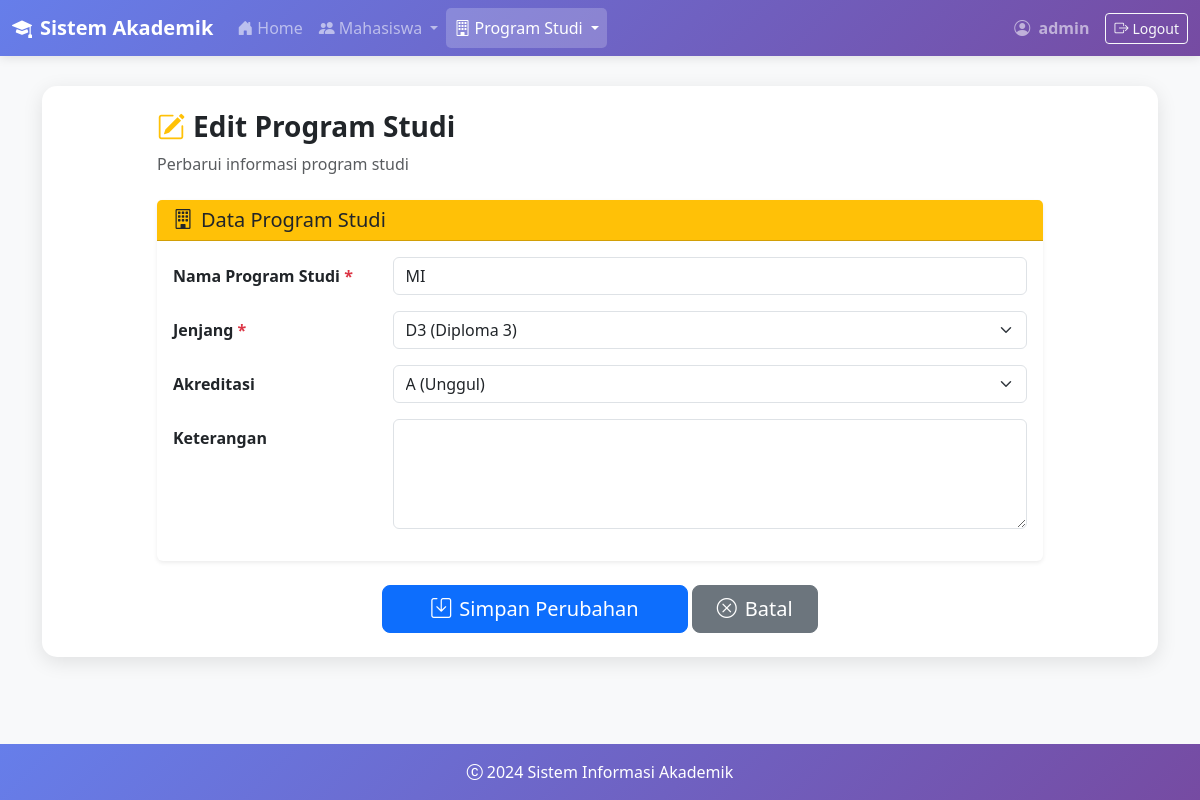
/index.php?p=editprodi&id=3 (signed in), run on the app's committed database.
### tables this page shows
CREATE TABLE `program_studi` (
  `id` int(11) NOT NULL,
  `nama_prodi` varchar(50) NOT NULL,
  `jenjang` enum('D2','D3','D4','S2') NOT NULL,
  `akreditasi` varchar(12) NOT NULL,
  `keterangan` text NOT NULL
);

### editprodi.php (the view, shortened to what this page needs)
<?php
$id = isset($_GET['id']) ? (int)$_GET['id'] : 0;
$edit = mysqli_query($db, "SELECT * FROM program_studi WHERE id = $id");
$data = mysqli_fetch_assoc($edit);
?>
<div class="row justify-content-center">
    <div class="col-lg-10">
        <?php if (!$data): ?>
            <div class="alert alert-warning">
                <i class="bi bi-exclamation-triangle me-2"></i>Data tidak ditemukan!
            </div>
            <div class="text-center">
                <a href="index.php?p=listprodi" class="btn btn-secondary">
                    <i class="bi bi-arrow-left me-2"></i>Kembali ke Daftar
                </a>
            </div>
        <?php else: ?>
            <div class="mb-4">
                <h3 class="fw-bold">
                    <i class="bi bi-pencil-square text-warning me-2"></i>Edit Program Studi
                </h3>
                <p class="text-muted">Perbarui informasi program studi</p>
            </div>
            <form method="POST" action="updateprodi.php" id="formEditProdi">
                <div class="card border-0 shadow-sm mb-4">
                    <div class="card-header bg-warning">
                        <h5 class="mb-0"><i class="bi bi-building me-2"></i>Data Program Studi</h5>
                    </div>
                    <div class="card-body">
                        <div class="row mb-3">
                            <label class="col-sm-3 col-form-label fw-semibold">
                                Nama Program Studi <span class="text-danger">*</span>
                            </label>
                            <div class="col-sm-9">
                                <input type="text" name="nama_prodi" class="form-control"
                                       value="<?php echo htmlspecialchars($data['nama_prodi']); ?>" required>
                            </div>
                        </div>
                        <div class="row mb-3">
                            <label class="col-sm-3 col-form-label fw-semibold">
                                Jenjang <span class="text-danger">*</span>
                            </label>
                            <div class="col-sm-9">
                                <select name="jenjang" class="form-select" required>
                                    <option value="D3" <?php echo ($data['jenjang'] == 'D3') ? 'selected' : ''; ?>>D3 (Diploma 3)</option>
                                </select>
                            </div>
                        </div>
                        <div class="row mb-3">
                            <label class="col-sm-3 col-form-label fw-semibold">
                                Akreditasi
                            </label>
                            <div class="col-sm-9">
                                <select name="akreditasi" class="form-select">
                                    <option value="A" <?php echo (isset($data['akreditasi']) && $data['akreditasi'] == 'A') ? 'selected' : ''; ?>>A (Unggul)</option>
                                </select>
                            </div>
                        </div>
                        <div class="row mb-3">
                            <label class="col-sm-3 col-form-label fw-semibold">
                                Keterangan
                            </label>
                            <div class="col-sm-9">
                                <textarea name="keterangan" rows="4" class="form-control"><?php
                                ?></textarea>
                            </div>
                        </div>
                    </div>
                </div>
                <div class="text-center">
                    <button type="submit" name="submit" class="btn btn-primary btn-lg px-5">
                        <i class="bi bi-save me-2"></i>Simpan Perubahan
                    </button>
                    <a href="index.php?p=listprodi" class="btn btn-secondary btn-lg px-4">
                        <i class="bi bi-x-circle me-2"></i>Batal
                    </a>
                </div>
            </form>
        <?php endif; ?>
    </div>
</div>

### index.php (style rules this page uses)
:root { --primary-gradient: linear-gradient(135deg, #667eea 0%, #764ba2 100%); }
body { min-height: 100vh; display: flex; flex-direction: column; background-color: #f8f9fa; }

### data on the page
program_studi: nama_prodi "MI", jenjang "D3 (Diploma 3)", akreditasi "A (Unggul)"

### other printed values
$_SESSION['username'] "admin"
